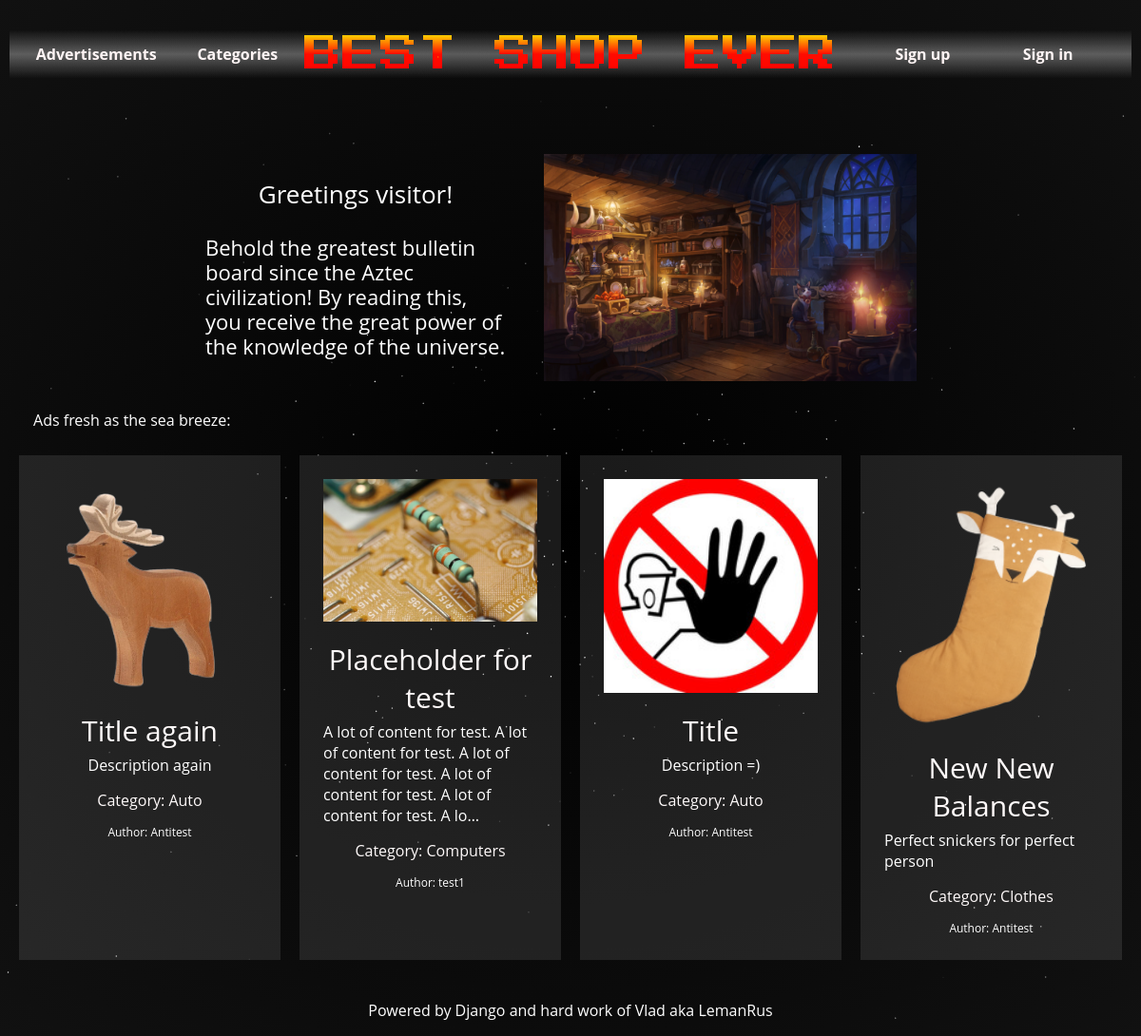
The page / on the database its author committed.
### ads/models.py (models this page shows, shortened)
class Advertisement(models.Model):
    author = models.ForeignKey(CustomUser, on_delete=models.CASCADE, related_name='ads')
    title = models.CharField(max_length=150, blank=False)
    description = models.TextField(max_length=5000, blank=False)
    image = models.ImageField(upload_to=ad_image_path, default='default.png')
    status = models.CharField(max_length=1, choices=STATUS_CHOICES, default='d')
    date_pub = models.DateTimeField(auto_now_add=True)
    date_edit = models.DateTimeField(auto_now=True)
    category = models.ForeignKey(Category, on_delete=models.SET_DEFAULT, related_name='advertisements', default=Category.get_default_pk)
    @property
    def image_url(self):
        if self.image and hasattr(self.image, 'url'):
            return self.image.url

class Category(models.Model):
    title = models.CharField(max_length=150, blank=False, default='Common')
    description = models.TextField(max_length=5000, blank=False, default='Goods category')
    class Meta:
        verbose_name_plural = 'Categories'

### core/models.py (models this page shows, shortened)
class CustomUser(AbstractUser):
    birth_date = models.DateField(blank=True, null=True, validators=[validate_birth_date,])
    photo = models.ImageField(upload_to=user_profile_photo_path, default='default.png')
    telephone = PhoneField(blank=True)
    email = models.EmailField("email address", blank=False)
    secret_question = models.CharField(blank=False, max_length=150, default='Name of your first pet')
    secret_answer = models.CharField(blank=False, max_length=50)

### ads/views.py (the view)
# urls.py: re_path(r'^$', views.IndexView.as_view(), name='index'),
class IndexView(ListView):
    model = Advertisement
    template_name = 'ads/index.html'
    context_object_name = 'ads'
    queryset = Advertisement.objects.order_by('-date_pub')[:4]

### ads/templates/ads/index.html (shortened to what this page needs)
{% extends 'ads/base.html' %}
{% load static %}
{% block content %}
    <section class="wrapper index">
        <div class="index__greet">
            <div class="index__greet-text">
                <p>Greetings visitor!</p>
                <p>Behold the greatest bulletin board since the Aztec civilization! By reading this, you receive the great power of the knowledge of the universe.</p>
            </div>
            <img src="{% static 'ads/media/img.png' %}" class="index__image">
        </div>
        {% if ads %}
            <p>Ads fresh as the sea breeze:</p>
        {% endif %}
        {% include 'ads/ad_ul.html' %}
    </section>
{% endblock content %}

### ads/templates/ads/ad_ul.html
{% if ads %}
<ul class="ads-list">
    {% for ad in ads %}
    {% if ad.status == 'p' %}
    <li class="ads-list__item">
        <div href="{% url 'ads:ad_show' ad.id %}" class="ads-list__card">
            <img class="ads-list__image" alt="{{ ad.title }}" src="{{ ad.image_url }}">
            <a href="{% url 'ads:ad_show' ad.id %}" class="ads-list__title">{{ ad.title }}</a>
            <p class="ads-list__description"> {{ ad.description|truncatechars:140 }}</p>
            <a href="{% url 'ads:category_show' ad.category.id %}" class="margined10">Category: {{ ad.category.title }}</a>
            <p class="ads-list__author">Author: {{ ad.author.username }} </p>
        </div>
    </li>
    {% endif %}
    {% endfor %}
</ul>
{% endif %}

### ads/static/ads/css/style.css (style rules this page uses)
* { box-sizing: border-box }
a { text-decoration: none; color: snow; }
body { background: radial-gradient(#000, #111), #000; min-height: 100%; font-family: 'Open Sans', 'Arial', sans-serif; font-weight: 400; font-size: 16px; line-height: 22px; color: white; max-width: 1180px; margin: auto; }
.margined10 { margin: 10px; }
.ads-list { display: flex; flex-wrap: wrap; padding: 0; }
.ads-list__item { margin: 10px; padding: 10px 10px 5px 10px; width: 275px; background-color: rgba(255, 255, 255, .1); display: block; }
.ads-list__item p { margin: 5px 0; }
.ads-list__card { display: flex; align-items: center; flex-direction: column; align-content: space-between; padding: 15px; }
.ads-list__title { display: block; font-size: 30px; line-height: 40px; text-align: center; margin-top: 20px; }
.ads-list__author { font-size: 12px; line-height: 16px; text-decoration: none; }
.ads-list__image { width: 100%; }
.index > p { margin-left: 25px; }
.index__greet { display: flex; margin: 30px; justify-content: center; font-size: 22px; line-height: 26px; }
.index__greet * { margin-right: 20px; }
.index__greet-text { max-width: 30%; }
.index__greet-text p:first-child { text-align: center; font-size: 26px; line-height: 33px; }
.index__image { max-width: 35%; position: relative; }

### rows shown on the page
Advertisement: image_url (picture), title "Title again", description "Description again", category "Auto", author.username "Antitest"
Advertisement: image_url (picture), title "Placeholder for test", description "A lot of content for test. A lot of content for test. A lot of content for test. A lot of content for test. A lot of content for test. A lo…", category "Computers", author.username "test1"
Advertisement: image_url (placeholder picture), title "Title", description "Description =)", category "Auto", author.username "Antitest"
Advertisement: image_url (picture), title "New New Balances", description "Perfect snickers for perfect person", category "Clothes", author.username "Antitest"
